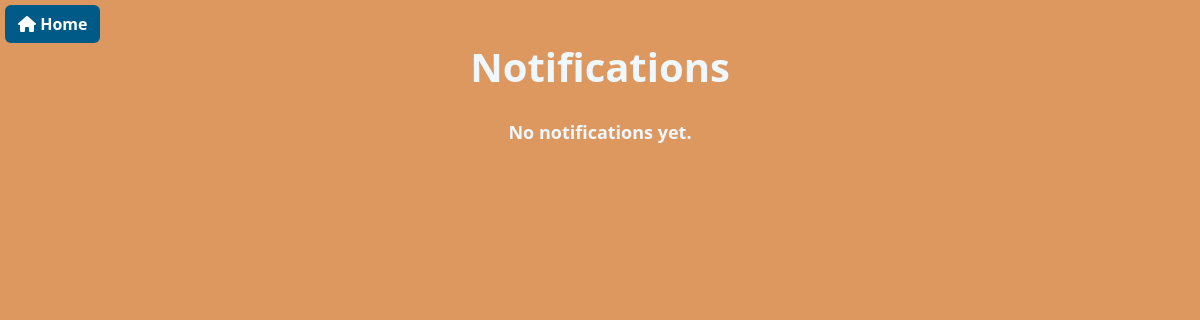
Page /notifications/ (signed in) on the earlier database version.
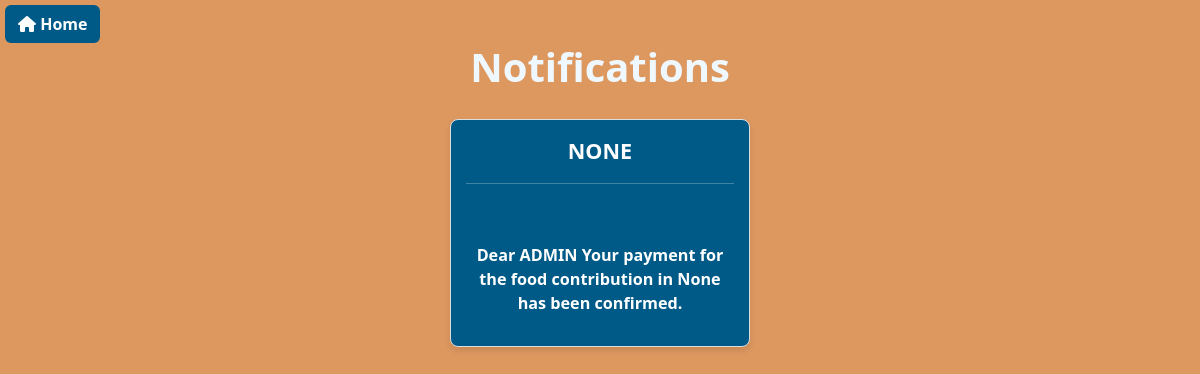
Same page on the later database version.
### base/models.py (models this page shows, shortened)
class ConfirmPayment(models.Model):
    contribution = models.ForeignKey(Contribution, on_delete=models.SET_NULL,null=True,blank=True)
    confirm = models.CharField(max_length=100, null=True)

class Contribution(models.Model):
    MONTH_CHOICES = [
        ('January', 'January'),
        ('February', 'February'),
        ('March', 'March'),
        ('April', 'April'),
        ('May', 'May'),
        ('June', 'June'),
        ('July', 'July'),
        ('August', 'August'),
        ('September', 'September'),
        ('October', 'October'),
        ('November', 'November'),
        ('December', 'December'),
    ]
    user = models.ForeignKey(User, on_delete=models.SET_NULL,null=True)
    contributionimage = models.ImageField(upload_to='contribution_images',null=True,blank=True)
    created_at = models.DateTimeField(default=datetime.now)
    confirmation=models.CharField(max_length=300,null=True,blank=True)
    months = models.CharField(max_length=20, choices=MONTH_CHOICES, null=True, blank=True)

### base/views.py (the view)
# urls.py: path('notifications/',views.notifications,name='notifications'),
@login_required(login_url='loging')
def notifications(request):
    user = request.user
    themonth = Month.objects.all()
    all_notifications = ConfirmPayment.objects.filter(contribution__user=user).select_related('contribution')
    context = {"all": all_notifications,'themonth':themonth}
    return render(request, 'notifications.html', context)

### base/context_processors.py (called while the page is built)
def user_profile(request):
    if request.user.is_authenticated:
        try:
            profile = Profile.objects.get(user=request.user)
        except Profile.DoesNotExist:
            profile = None
    else:
        profile = None
    return {'user_profile': profile}

### template/notifications.html (shortened to what this page needs)
{% extends 'home.html' %}
{% block content %}
<a style="margin-left: 5px;margin-top: 5px;background-color: #005a87;color: white;" href="{% url 'home' %}" class="btn"><i class="fa fa-home" aria-hidden="true"></i>
    Home</a>
<div class="container">
    <h1 style="font-weight: bold;" class="text-center">Notifications</h1>
    <div class="notification-container">
        {% if all %}
            {% for x in all %}
                <div class="notification-card">
                    {% if x.contribution %}
                        <div style="color: white;" class="notification-title">
                            {{ x.contribution.months|upper }}
                            <hr>
                            <br>
                        </div>
                        {% if x.contribution.confirmation %}
                            <div class="notification-message">
                              Dear {{x.contribution.user|upper}}  Your payment for the food contribution in {{ x.contribution.months }} has been confirmed.
                            </div>
                        {% else %}
                            <div class="notification-message">
                                Dear {{ x.contribution.user|upper }} Your payment for the food contribution in {{ x.contribution.months }} has been confirmed.
                            </div>
                        {% endif %}
                    {% else %}
                        <div class="notification-message">
                            No contribution data available.
                        </div>
                    {% endif %}
                </div>
            {% endfor %}
        {% else %}
            <p class="text-center">No notifications yet.</p>
        {% endif %}
    </div>
</div>
{% endblock %}

Differences in the rows shown:
added ConfirmPayment: contribution.months "NONE", contribution.user "ADMIN", contribution.months "None"
Other differences:
text no longer shown: "No notifications yet."
